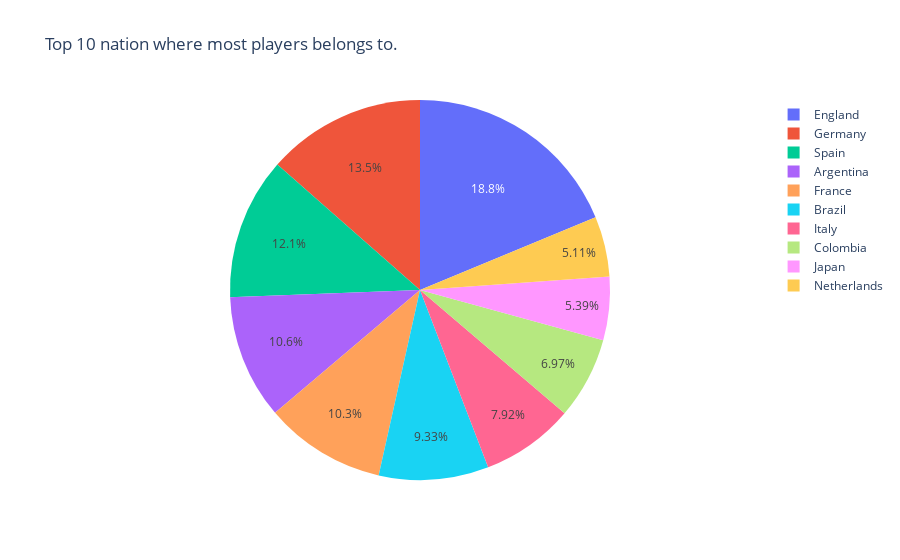

Notebook source saved alongside this figure:
### Code cell
nat = px.pie(f_d,  values = n_d.values(), names = n_d.keys(), title = ' Top 10 nation where most players belongs to. ')
nat.show()

### Figure 1 — Plotly figure (JSON) as saved in the notebook; plotly's stock layout.template omitted (floating-point values rounded to 4 significant figures)
{"data": [{"domain": {"x": [0, 1], "y": [0, 1]}, "hovertemplate": "label=%{label}<br>value=%{value}<extra></extra>", "labels": ["England", "Germany", "Spain", "Argentina", "France", "Brazil", "Italy", "Colombia", "Japan", "Netherlands"], "legendgroup": "", "name": "", "showlegend": true, "type": "pie", "values": [1662, 1198, 1072, 937, 914, 827, 702, 618, 478, 453]}], "layout": {"legend": {"tracegroupgap": 0}, "title": {"text": " Top 10 nation where most players belongs to. "}}}
